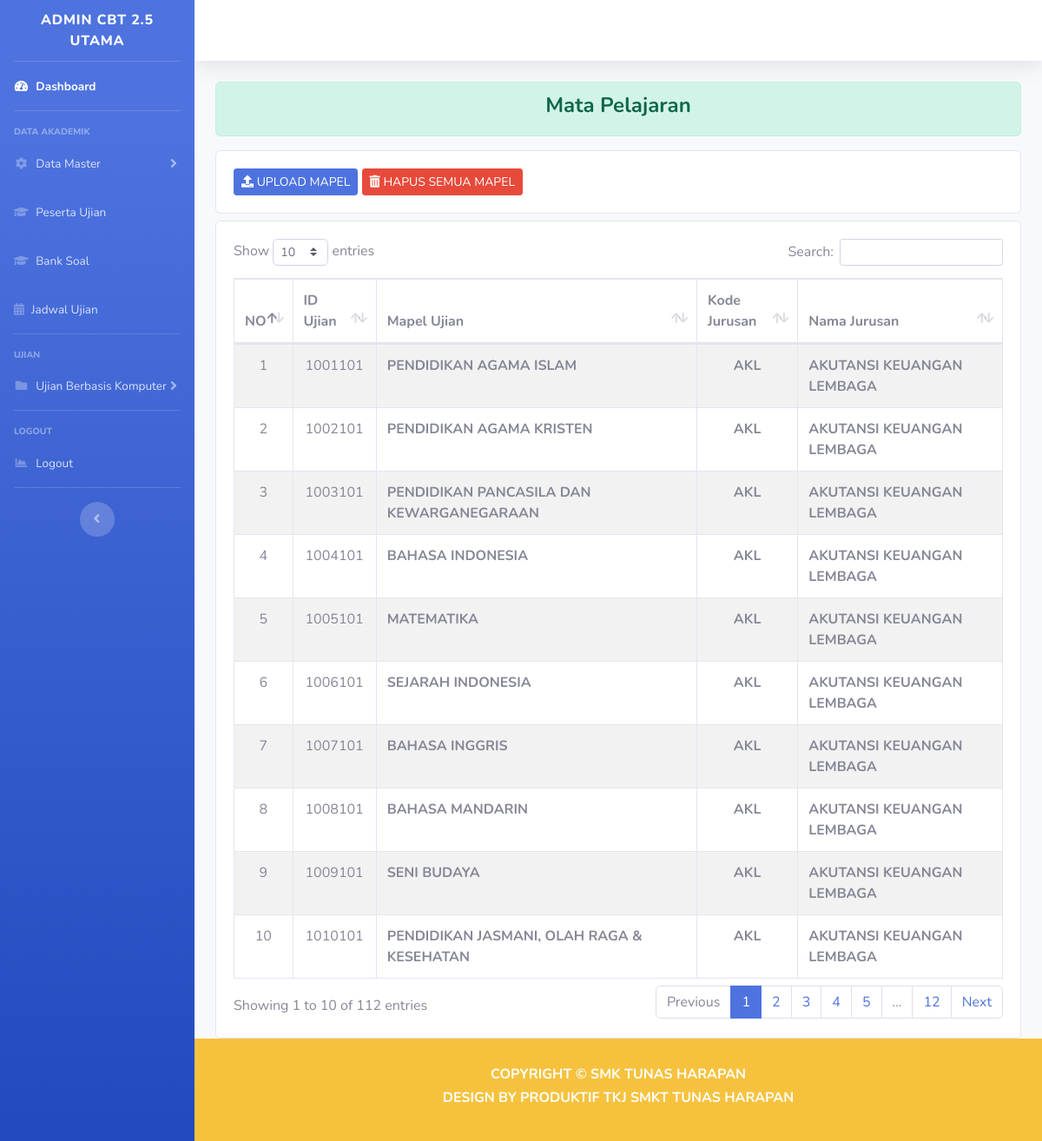
The app's page /index.php/dashboard/mata_pelajaran with its own data.
### tables this page shows
CREATE TABLE `a_mapel` (
  `id_mapel` int(18) NOT NULL,
  `nama_mapel` varchar(255) NOT NULL,
  `jurusan` varchar(16) NOT NULL
);

CREATE TABLE `a_jurusan` (
  `id` int(11) NOT NULL,
  `kode` varchar(8) NOT NULL,
  `jurusan` varchar(128) NOT NULL
);

### application/controllers/Dashboard.php (called while the page is built, shortened)
<?php
class Dashboard extends CI_Controller
{
    function __construct()
    {
        $this->load->model('Model_jurusan');
    }
    public function mata_pelajaran()
    {
        $isi['mapel'] = $this->Model_mapel->dataMapel();
        $isi['content'] = 'tampilan_mata_pelajaran';
        $this->load->view('templates/header');
        $this->load->view('tampilan_dashboard', $isi);
        $this->load->view('templates/footer');
    }
}

### index.php (called while the page is built, shortened)
<?php
require_once BASEPATH.'core/CodeIgniter.php';

### application/models/Model_mapel.php (called while the page is built, shortened)
<?php
class Model_mapel extends CI_Model
{
    public function dataMapel()
    {
        $sql = "SELECT a_mapel.*,a_jurusan.jurusan AS nama_jurusan FROM `a_mapel`
                INNER JOIN a_jurusan
                ON a_mapel.jurusan=a_jurusan.kode";
        $query = $this->db->query($sql);
        return $query->result_array();
    }
}

### application/views/tampilan_mata_pelajaran.php (the view, shortened to what this page needs)
<div class="alert alert-success" role="alert">
    <h4 class="text-center font-weight-bold">Mata Pelajaran</h4>
</div>
<div class="row">
    <div class="col-md">
        <div class="card">
            <div class="card-body">
                <button type="button" class="btn btn-primary btn-sm text-uppercase" data-toggle="modal" data-target="#uploadMapel">
                    <i class="fas fa-upload"></i> Upload Mapel
                </button>
                <a class="btn btn-danger btn-sm text-uppercase" href="<?= base_url() ?>Dashboard/hapus_all_mapel"><i class="fas fa-trash-alt"></i> Hapus Semua Mapel</a>
            </div>
        </div>
    </div>
</div>
<div class="row mt-2">
    <div class="col-md">
        <div class="card">
            <div class="card-body">
                <div class="table-responsive">
                    <table class="table table-striped table-bordered" id="dataTable" width="100%" cellspacing="0">
                        <thead>
                            <tr>
                                <th>NO</th>
                                <th>ID Ujian</th>
                                <th>Mapel Ujian</th>
                                <th>Kode Jurusan</th>
                                <th>Nama Jurusan</th>
                            </tr>
                        </thead>
                        <tbody>
                            <tr>
                                <?php
                                $no = 1;
                                foreach ($mapel as $row) {
                                ?>
                                    <td class="text-center"><?= $no++ ?></td>
                                    <td class="text-center"><?= $row['id_mapel'] ?></td>
                                    <td class="font-weight-bold "><?= $row['nama_mapel'] ?></td>
                                    <td class="font-weight-bold text-center"><?= $row['jurusan'] ?></td>
                                    <td class="font-weight-bold "><?= $row['nama_jurusan'] ?></td>
                            </tr>
                        <?php } ?>
                        </tbody>
                    </table>
                </div>
            </div>
        </div>
    </div>
</div>

### records on screen
a_mapel: id_mapel "1001101", nama_mapel "PENDIDIKAN AGAMA ISLAM", jurusan "AKL", a_jurusan.jurusan "AKUTANSI KEUANGAN LEMBAGA"
a_mapel: id_mapel "1002101", nama_mapel "PENDIDIKAN AGAMA KRISTEN", jurusan "AKL", a_jurusan.jurusan "AKUTANSI KEUANGAN LEMBAGA"
a_mapel: id_mapel "1003101", nama_mapel "PENDIDIKAN PANCASILA DAN KEWARGANEGARAAN", jurusan "AKL", a_jurusan.jurusan "AKUTANSI KEUANGAN LEMBAGA"
a_mapel: id_mapel "1004101", nama_mapel "BAHASA INDONESIA", jurusan "AKL", a_jurusan.jurusan "AKUTANSI KEUANGAN LEMBAGA"
a_mapel: id_mapel "1005101", nama_mapel "MATEMATIKA", jurusan "AKL", a_jurusan.jurusan "AKUTANSI KEUANGAN LEMBAGA"
a_mapel: id_mapel "1006101", nama_mapel "SEJARAH INDONESIA", jurusan "AKL", a_jurusan.jurusan "AKUTANSI KEUANGAN LEMBAGA"
a_mapel: id_mapel "1007101", nama_mapel "BAHASA INGGRIS", jurusan "AKL", a_jurusan.jurusan "AKUTANSI KEUANGAN LEMBAGA"
a_mapel: id_mapel "1008101", nama_mapel "BAHASA MANDARIN", jurusan "AKL", a_jurusan.jurusan "AKUTANSI KEUANGAN LEMBAGA"
a_mapel: id_mapel "1009101", nama_mapel "SENI BUDAYA", jurusan "AKL", a_jurusan.jurusan "AKUTANSI KEUANGAN LEMBAGA"
a_mapel: id_mapel "1010101", nama_mapel "PENDIDIKAN JASMANI, OLAH RAGA & KESEHATAN", jurusan "AKL", a_jurusan.jurusan "AKUTANSI KEUANGAN LEMBAGA"
